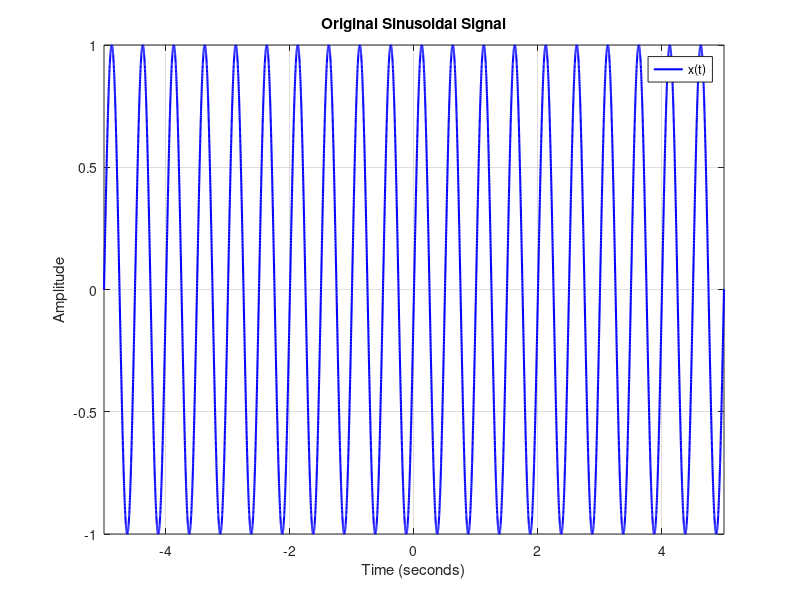

Here is the MATLAB script that generated this plot:
clc;
clear;
close all;

% PROJECT 03: TIME SHIFTING AND SCALING OF SIGNALS

% 1. Define signal parameters
A = 1;
f = 2;

Fs = 1000;
T = 1/Fs;

t = -5:T:5;

% 2. Generate the original signal
x = A*sin(2*pi*f*t);

% 3. Plot the original signal
figure;

plot(t, x, 'b', 'LineWidth', 1.5);

grid on;
xlabel('Time (seconds)');
ylabel('Amplitude');
title('Original Sinusoidal Signal');

legend('x(t)');
xlim([-5 5]);

% 4. Save the result
if ~exist('Results', 'dir')
    mkdir('Results');
end

exportgraphics(gcf, 'Results/original_signal.png', ...
    'Resolution', 300);
